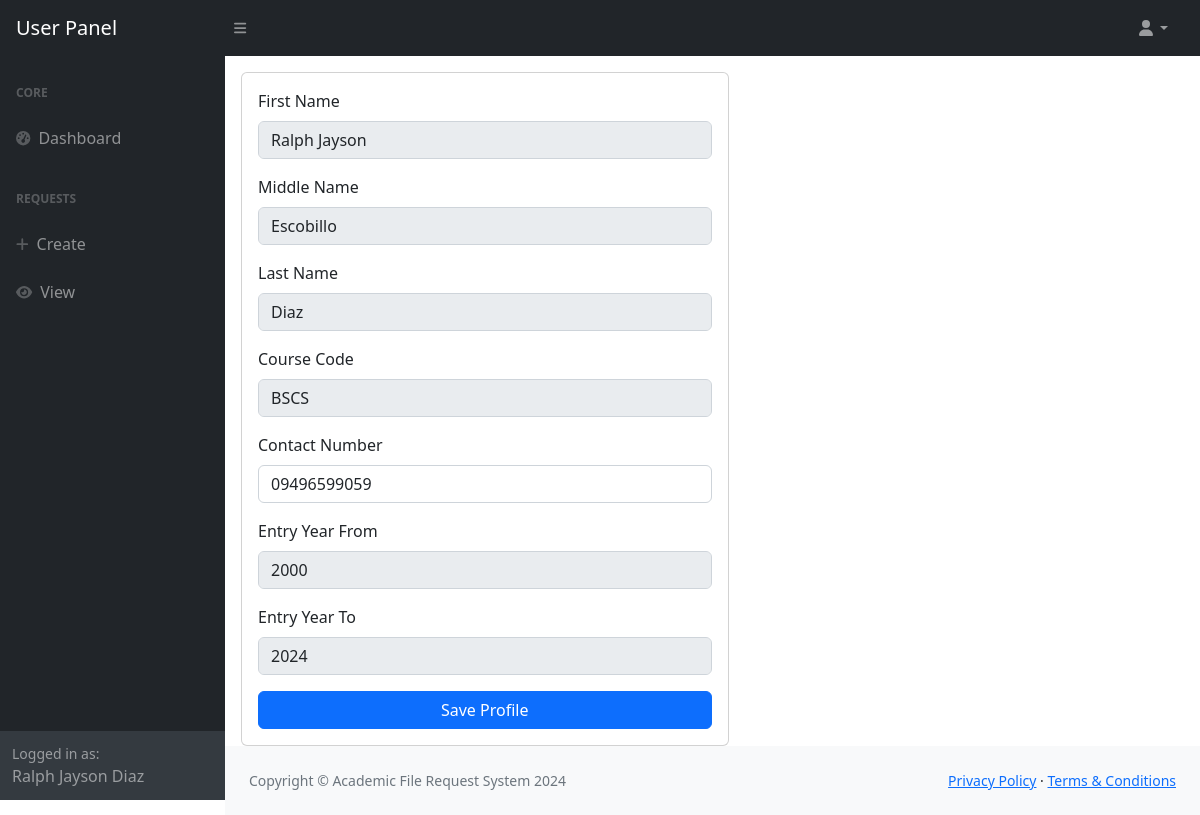
Page /profile/ (signed in) on the committed database.
### onlinerequest/models.py (models this page shows, shortened)
class Record(models.Model):
    user_number = models.CharField(max_length=10)
    first_name = models.CharField(max_length=64)
    last_name = models.CharField(max_length=64)
    course_code = models.CharField(max_length=5)
    middle_name = models.CharField(max_length=64, default='De Guz Man')
    contact_no = models.IntegerField(default='09667614313')
    entry_year_from = models.IntegerField()
    entry_year_to = models.IntegerField()

class Profile(models.Model):
    user = models.OneToOneField(User, on_delete=models.CASCADE)
    course = models.ForeignKey(Course, on_delete=models.CASCADE)
    first_name = models.CharField(max_length=64)
    last_name = models.CharField(max_length=64)
    middle_name = models.CharField(max_length=64, default='De Guz Man')
    contact_no = models.IntegerField(default='09667614313')
    entry_year_from = models.IntegerField(default='2018')
    entry_year_to = models.IntegerField(default='2024')
    profile_image = models.ImageField(upload_to=profile_image_path, blank=True, null=True)

class Course(models.Model):
    code = models.CharField(max_length=64)
    description = models.CharField(max_length=64)

### onlinerequest/views/profile.py (the view, shortened to what this page needs)
# urls.py: path('', views.index),
def index(request):
    user = request.user
    user_profile = get_if_exists(Profile, user = user)
    if request.method == "GET":
        if user_profile:
            return render(request, 'user/profile.html', { 'profile': user_profile })
        return HttpResponse("Profile not yet created. Please consult your administrator")
    return JsonResponse({'error': 'Only POST and GET requests are allowed'}, status = 405)

### onlinerequest/context_processors.py (called while the page is built)
def user_record(request):
    if request.user.is_authenticated:
        try:
            user_record = Record.objects.get(user_number=request.user.student_number)
            return {'user_record': user_record}
        except Record.DoesNotExist:
            return {'user_record': None}
    return {'user_record': None}

def request_forms(request):
    request_forms = Request.objects.all()
    return {'request_forms': request_forms}

def user_profile(request):
    if request.user.is_authenticated:
        try:
            profile = Profile.objects.get(user=request.user)
            return {'user_profile': profile}
        except Profile.DoesNotExist:
            return {'user_profile': None}
    return {'user_profile': None}

def user_requests(request):
    if request.user.is_authenticated:
        from onlinerequest.models import User_Request
        user_requests = User_Request.objects.filter(
            user=request.user,
            request__active=True
        )
        return {'user_requests_global': user_requests}
    return {'user_requests_global': []}

def courses(request):
    all_courses = Course.objects.all()
    return {'all_courses': all_courses}

def document_types(request):
    all_document_types = Document.objects.all().order_by('description')
    return {'all_document_types': all_document_types}

### onlinerequest/utilities.py (called while the page is built)
def get_if_exists(model, **kwargs):
    try:
        obj = model.objects.get(**kwargs)
    except Exception as e:
        obj = None
    return obj

### onlinerequest/templates/user/profile.html (shortened to what this page needs)
 <!DOCTYPE html>
 <html>
     <head>
         <link rel="stylesheet" href="">
         {% include 'header.html' %}
     </head>
     <body class="sb-nav-fixed">
        {% include 'user/user-topnav.html' %}
         <div id="layoutSidenav">
             {% include 'user/user-sidenav.html' %}
             <div id="layoutSidenav_content">
                <main class="card mt-3 mx-3 p-3 w-50">
                <div class="mb-3">
                    <label for="first_name" class="form-label">First Name</label>
                    <input type="text" class="form-control" id="first_name" name="first_name"
                        value="{{ profile.first_name }}" disabled>
                </div>
                <div class="mb-3">
                    <label for="middle_name" class="form-label">Middle Name</label>
                    <input type="text" class="form-control" id="middle_name" name="middle_name"
                        value="{{ profile.middle_name }}" disabled>
                </div>
                <div class="mb-3">
                    <label for="last_name" class="form-label">Last Name</label>
                    <input type="text" class="form-control" id="last_name" name="last_name"
                        value="{{ profile.last_name }}" disabled>
                </div>
                <div class="mb-3">
                    <label for="course_code" class="form-label">Course Code</label>
                    <input type="text" class="form-control" id="course_code" name="course_code"
                        value="{{ profile.course.code }}" disabled>
                </div>
                <div class="mb-3">
                    <label for="contact_no" class="form-label">Contact Number</label>
                    <input type="text" class="form-control" id="contact_no" name="contact_no"
                        value="0{{ profile.contact_no }}" oninput="limitInputLength(event, 10)">
                </div>
                <div class="mb-3">
                    <label for="entry_year_from" class="form-label">Entry Year From</label>
                    <input type="text" class="form-control" id="entry_year_from" name="entry_year_from"
                        value="{{ profile.entry_year_from }}" disabled>
                </div>
                <div class="mb-3">
                    <label for="entry_year_to" class="form-label">Entry Year To</label>
                    <input type="text" class="form-control" id="entry_year_to" name="entry_year_to"
                        value="{{ profile.entry_year_to }}" disabled>
                </div>
                <button id="btnSave" type="button" class="btn btn-primary">Save Profile</button>
                </main>
                 <footer class="py-4 bg-light mt-auto">
                     <div class="container-fluid px-4">
                         <div class="d-flex align-items-center justify-content-between small">
                             <div class="text-muted">Copyright &copy; Academic File Request System 2024</div>
                             <div>
                                 <a href="#">Privacy Policy</a>
                                 &middot;
                                 <a href="#">Terms &amp; Conditions</a>
                             </div>
                         </div>
                     </div>
                 </footer>
             </div>
     </div>
     </body>
 </html>

### onlinerequest/templates/user/user-sidenav.html (shortened to what this page needs)
<div id="layoutSidenav_nav">
    <nav class="sb-sidenav accordion sb-sidenav-dark" id="sidenavAccordion">
        <div class="sb-sidenav-menu">
            <div class="nav">
                <div class="sb-sidenav-menu-heading">Core</div>
                <a class="nav-link" href="/user/dashboard/">
                    <div class="sb-nav-link-icon"><i class="fas fa-tachometer-alt"></i></div>
                    Dashboard
                </a>
                <div class="sb-sidenav-menu-heading">Requests</div>
                <a class="nav-link" href="/request/">
                    <div class="sb-nav-link-icon"><i class="fas fa-plus"></i></div>
                    Create
                </a>
                <a class="nav-link" href="/request/user/">
                    <div class="sb-nav-link-icon"><i class="fas fa-eye"></i></div>
                    View
                </a>
            </div>
        </div>
        <div class="sb-sidenav-footer">
            <div class="small">Logged in as:</div>
            {{ user_record.first_name|default:'Username' }} {{ user_record.last_name|default:'' }}
        </div>
    </nav>
</div>

### rows in the picture
Record: first_name "Ralph Jayson", last_name "Diaz"
Profile: first_name "Ralph Jayson", middle_name "Escobillo", last_name "Diaz", course_code "BSCS", contact_no "09496599059", entry_year_from "2000", entry_year_to "2024"
